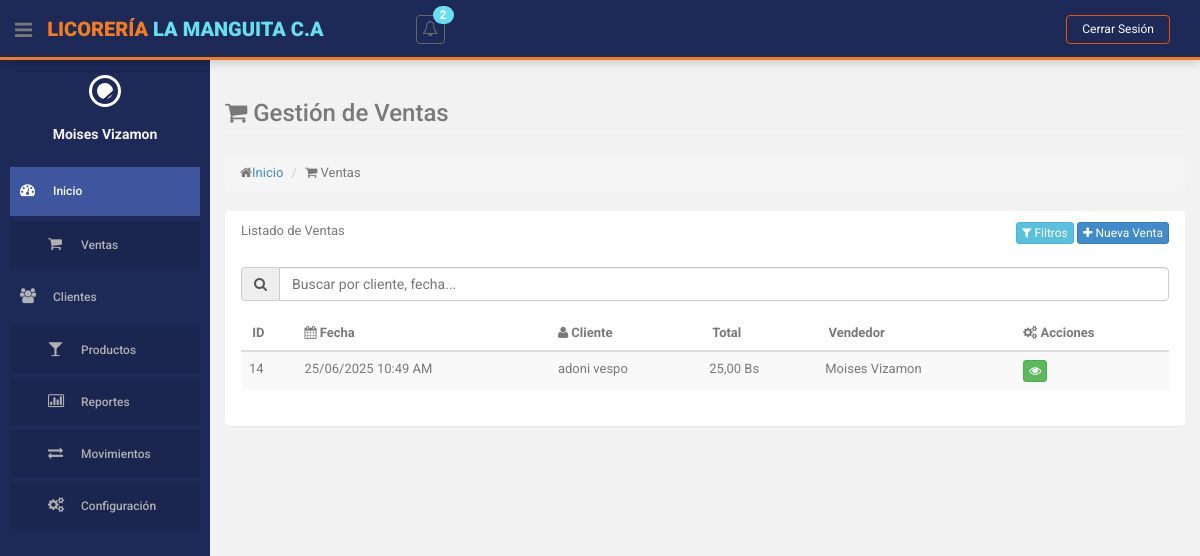
Before: /index.php?action=ventas (signed in) with the older database file.
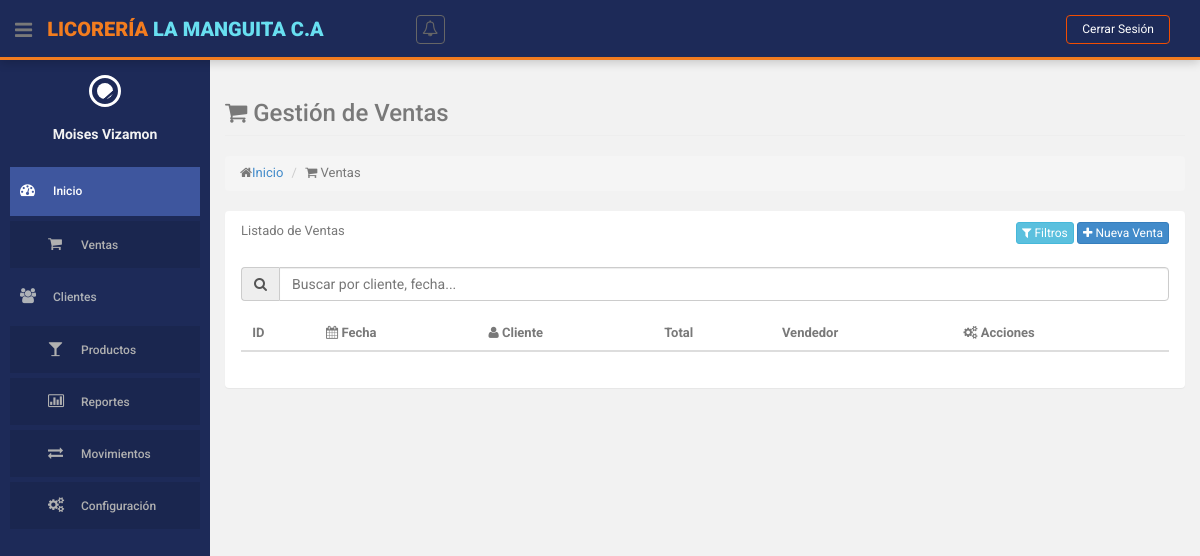
After: the same page with the newer database file.
### tables this page shows
CREATE TABLE `ventas` (
  `id` int(255) NOT NULL,
  `cedula_cliente` varchar(15) NOT NULL,
  `id_usuario` int(11) NOT NULL,
  `fecha` datetime NOT NULL,
  `monto_total` decimal(10,2) NOT NULL,
  `id_venta_original` int(11) DEFAULT NULL,
  `id_estatus` int(11) NOT NULL DEFAULT 1
);

### controllers/VentaController.php (called while the page is built, shortened)
<?php
class VentaController
{
    private $model;
    private $clienteModel;
    private $usuarioModel;
    public function __construct()
    {
        require_once ROOT_PATH . 'models/VentaModel.php';
        $this->model = new VentaModel();
        $this->clienteModel = new ClienteModel();
        $this->usuarioModel = new UsuarioModel();
    }
    public function index()
    {
        $filtros = [];
        $esReporte = isset($_GET['reporte']) && $_GET['reporte'] == '1';
        $ventas = empty($filtros) ?
            $this->model->obtenerTodasVentas() :
            $this->model->generarReporteVentas($filtros);
        $usuarios = $this->usuarioModel->obtenerTodosUsuarios();
        $clientes = $this->clienteModel->obtenerClientesActivos();
        $this->loadView('ventas/index', [
            'ventas' => $ventas,
            'usuarios' => $usuarios,
            'clientes' => $clientes,
            'filtros' => $filtros,
            'esReporte' => $esReporte
        ]);
    }
    private function loadView($view, $data = [])
    {
        extract($data);
        require ROOT_PATH . 'views/layouts/header.php';
        require ROOT_PATH . "views/$view.php";
        require ROOT_PATH . 'views/layouts/footer.php';
    }
}

### models/StockLimiteModel.php (called while the page is built, shortened)
<?php
class StockLimiteModel
{
    private $db;
    public function __construct()
    {
        require_once ROOT_PATH . 'config/database.php';
        $database = new Database();
        $this->db = $database->getConnection();
    }
    public function obtenerProductosConStockBajo()
    {
        $query = "SELECT p.id, p.descripcion, p.cantidad, sl.stock_minimo
                  FROM producto p
                  JOIN stock_limites sl ON p.id = sl.id_producto
                  WHERE p.cantidad <= sl.stock_minimo AND p.id_estatus = 1
                  ORDER BY p.descripcion";
        $stmt = $this->db->prepare($query);
        $stmt->execute();
        return $stmt->fetchAll(PDO::FETCH_ASSOC);
    }
    public function obtenerProductosConStockAlto()
    {
        $query = "SELECT p.id, p.descripcion, p.cantidad, sl.stock_maximo
                  FROM producto p
                  JOIN stock_limites sl ON p.id = sl.id_producto
                  WHERE p.cantidad >= sl.stock_maximo AND p.id_estatus = 1
                  ORDER BY p.descripcion";
        $stmt = $this->db->prepare($query);
        $stmt->execute();
        return $stmt->fetchAll(PDO::FETCH_ASSOC);
    }
}

### config/database.php (called while the page is built, shortened)
<?php
class Database {
    private $host = 'localhost';
    private $db_name = 'licoreria';
    private $username = 'root';
    private $password = '';
    public function getConnection() {
        $this->conn = null;
        try {
            $this->conn = new PDO(
                "mysql:host=" . $this->host . ";dbname=" . $this->db_name,
                $this->username,
                $this->password
            );
            $this->conn->exec("set names utf8");
            $this->conn->setAttribute(PDO::ATTR_ERRMODE, PDO::ERRMODE_EXCEPTION);
        } catch(PDOException $exception) {
            echo "Error de conexión: " . $exception->getMessage();
        }
        return $this->conn;
    }
}
?>

### helpers/notifications.php (called while the page is built)
<?php
function obtenerNotificacionesStock() {
    require_once ROOT_PATH . 'models/StockLimiteModel.php';
    $stockModel = new StockLimiteModel();
    $stockBajo = $stockModel->obtenerProductosConStockBajo();
    $stockAlto = $stockModel->obtenerProductosConStockAlto();
    $notificaciones = [];
    $total = count($stockBajo) + count($stockAlto);
    if (!empty($stockBajo)) {
        $notificaciones[] = [
            'tipo' => 'danger',
            'icono' => 'bolt',
            'mensaje' => 'Stock bajo en '.count($stockBajo).' producto(s)',
            'url' => BASE_URL.'index.php?action=gestion-stock&method=alertas',
            'tiempo' => 'Reciente'
        ];
    }
    if (!empty($stockAlto)) {
        $notificaciones[] = [
            'tipo' => 'warning',
            'icono' => 'exclamation-triangle',
            'mensaje' => 'Stock alto en '.count($stockAlto).' producto(s)',
            'url' => BASE_URL.'index.php?action=gestion-stock&method=alertas',
            'tiempo' => 'Reciente'
        ];
    }
    return [
        'total' => $total,
        'notificaciones' => $notificaciones,
        'hayAlertas' => $total > 0
    ];
}

### models/VentaModel.php (called while the page is built, shortened)
<?php
class VentaModel
{
    private $db;
    public function __construct()
    {
        require_once ROOT_PATH . 'config/database.php';
        $database = new Database();
        $this->db = $database->getConnection();
    }
    public function obtenerTodasVentas()
    {
        $query = "SELECT v.*,
                  CONCAT(c.nombres, ' ', c.apellidos) as cliente,
                  CONCAT(u.nombres, ' ', u.apellidos) as usuario
                  FROM ventas v
                  JOIN clientes c ON v.cedula_cliente = c.cedula
                  JOIN usuarios u ON v.id_usuario = u.id
                  WHERE v.id_estatus = 1
                  ORDER BY v.fecha DESC, v.id DESC";
        $stmt = $this->db->prepare($query);
        $stmt->execute();
        return $stmt->fetchAll(PDO::FETCH_ASSOC);
    }
}

### views/ventas/index.php (the view, shortened to what the changed rows need)
<section id="main-content">
    <section class="wrapper">
        <div class="row">
            <div class="col-lg-12">
                <section class="panel">
                    <div class="panel-body">
                        <div class="table-responsive">
                            <table id="tablaVentas" class="table table-striped table-advance table-hover">
                            <thead>
                                <tr>
                                    <th><i class="fa fa-hashtag"></i> ID</th>
                                    <th><i class="fa fa-calendar"></i> Fecha</th>
                                    <th><i class="fa fa-user"></i> Cliente</th>
                                    <th><i class="fa fa-money-bill"></i> Total</th>
                                    <th><i class="fa fa-user-tie"></i> Vendedor</th>
                                    <th><i class="fa fa-cogs"></i> Acciones</th>
                                </tr>
                            </thead>
                            <tbody>
                                <?php foreach ($ventas as $venta): ?>
                                    <tr>
                                        <td><?= $venta['id']; ?></td>
                                        <td><?= date('d/m/Y h:i A', strtotime($venta['fecha'])); ?></td>
                                        <td><?= htmlspecialchars($venta['cliente']); ?></td>
                                        <td><?= number_format($venta['monto_total'], 2, ',', '.'); ?> Bs</td>
                                        <td><?= htmlspecialchars($venta['usuario']); ?></td>
                                        <td>
                                            <div class="btn-group">
                                                <a href="<?= BASE_URL ?>index.php?action=ventas&method=mostrar&id=<?= $venta['id']; ?>"
                                                    class="btn btn-success btn-xs" title="Ver Detalles">
                                                    <i class="fa fa-eye"></i>
                                                </a>
                                            </div>
                                        </td>
                                    </tr>
                                <?php endforeach; ?>
                            </tbody>
                        </table>
                    </div>
                    </div>
                </section>
            </div>
        </div>
    </section>
</section>
</section>

### views/layouts/header.php (shortened to what the changed rows need)
<!DOCTYPE html>
<html lang="es">
<head>
    <link href="<?php echo BASE_URL; ?>assets/css/bootstrap.css" rel="stylesheet">
    <link href="<?php echo BASE_URL; ?>assets/font-awesome/css/font-awesome.css" rel="stylesheet">
    <link rel="stylesheet" type="text/css" href="<?php echo BASE_URL; ?>assets/css/zabuto_calendar.css">
    <link rel="stylesheet" type="text/css" href="<?php echo BASE_URL; ?>assets/js/gritter/css/jquery.gritter.css">
    <link rel="stylesheet" type="text/css" href="<?php echo BASE_URL; ?>assets/lineicons/style.css">
    <link href="<?php echo BASE_URL; ?>assets/css/style.css" rel="stylesheet">
    <link href="<?php echo BASE_URL; ?>assets/css/style-responsive.css" rel="stylesheet">
    <link rel="stylesheet" type="text/css" href="https://cdn.datatables.net/1.11.5/css/jquery.dataTables.css">
</head>
<body>
    <section id="container">
        <header class="header black-bg">
            <div class="nav notify-row" id="top_menu">
                <ul class="nav top-menu">
                    <li class="dropdown">
                        <?php
                        $notificaciones = obtenerNotificacionesStock();
                        $totalNotificaciones = $notificaciones['total'];
                        ?>
                        <a data-toggle="dropdown" class="dropdown-toggle" href="#">
                            <i class="fa fa-bell-o"></i>
                            <?php if ($totalNotificaciones > 0): ?>
                                <span class="badge bg-theme"><?= $totalNotificaciones ?></span>
                            <?php endif; ?>
                        </a>
                    </li>
                </ul>
            </div>
        </header>

Changed rows visible on the page:
removed ventas: id "14", fecha "25/06/2025 10:49 AM", cliente "adoni vespo", monto_total "25,00", usuario "Moises Vizamon"
Other visible differences:
$totalNotificaciones: "2" → (not shown)
